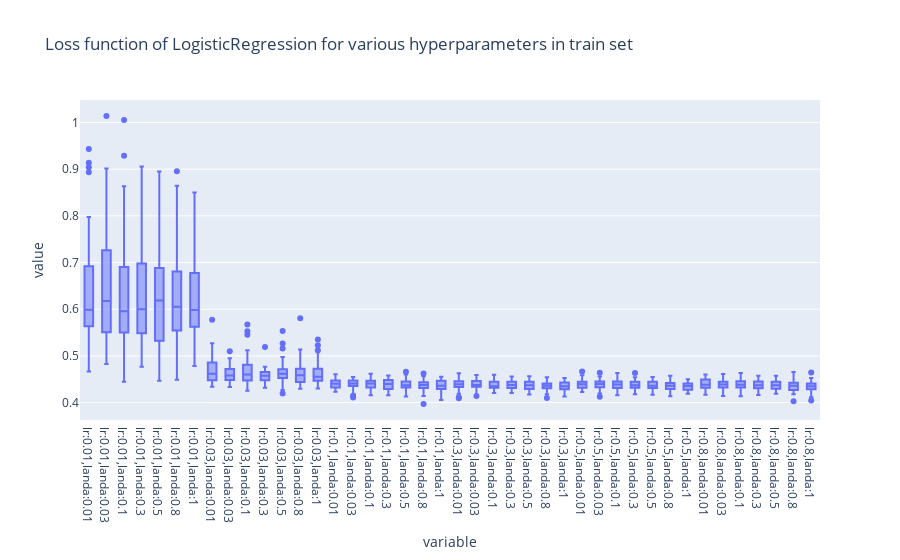

The notebook cell this image was saved under:
### Code cell
px.box(pd.DataFrame(train_cv), title='Loss function of LogisticRegression for various hyperparameters in train set')

### Figure 1 — Plotly figure (JSON) as saved in the notebook; plotly's stock layout.template omitted (floating-point values rounded to 4 significant figures; data arrays with more than 128 entries replaced by an {"elided": "..."} marker saying what was removed)
{"data": [{"alignmentgroup": "True", "hovertemplate": "variable=%{x}<br>value=%{y}<extra></extra>", "legendgroup": "", "marker": {"color": "#636efa"}, "name": "", "notched": false, "offsetgroup": "", "orientation": "v", "showlegend": false, "type": "box", "x": {"elided": "2100 str values"}, "x0": " ", "xaxis": "x", "y": {"elided": "2100 float values"}, "y0": " ", "yaxis": "y"}], "layout": {"boxmode": "group", "legend": {"tracegroupgap": 0}, "title": {"text": "Loss function of LogisticRegression for various hyperparameters in train set"}, "xaxis": {"anchor": "y", "domain": [0, 1], "title": {"text": "variable"}}, "yaxis": {"anchor": "x", "domain": [0, 1], "title": {"text": "value"}}}}
